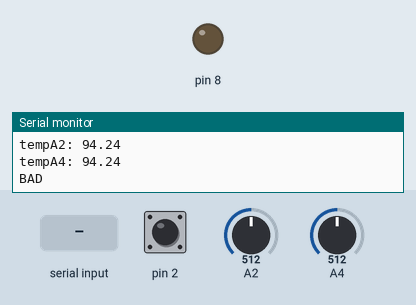
Simulated run of this sketch. Board: Arduino Uno, built with avr-gcc and run on an emulated ATmega328P. Shown: output pins drawn as LEDs (lit = HIGH), the last lines printed to the serial monitor. Inputs (shaded band) come from the test bench; at power-on: pin 2 HIGH, A2 = 512, A4 = 512.

Above: at 1.2 s.
1.3 s: "@" received over Serial
At 1.8 s:
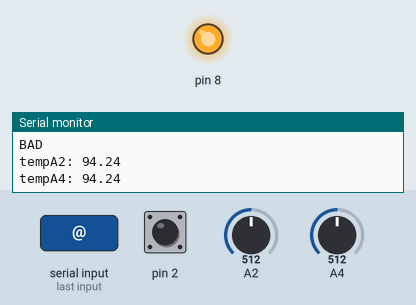
Timing chart, 0 to 4.3 s (numbered marks = the images above; inputs shaded):
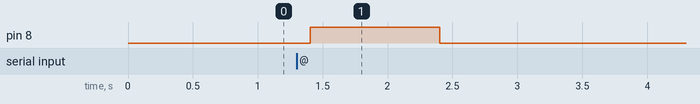

Measured:
- after the input at 1.3 s, pin 8: LOW → HIGH after 0.10 s, → LOW 1.0 s later

The sketch:

przetwornikadc_jan26a.ino
```cpp
int odczytanaWartosc = 0;//Odczytana wartość z ADC
float napiecie = 0;//Wartość przeliczona na napięcie w V
float temperatura_przeskalowana = 0; //Wartość przeliczona z napiecia na temp

int odczytanaWartosc2 = 0;//Odczytana wartość z ADC
float napiecie2 = 0;//Wartość przeliczona na napięcie w V
float temperatura_przeskalowana2 = 0; //Wartość przeliczona z napiecia na temp

char malpa;

void setup() {
  pinMode(2, INPUT_PULLUP);
  pinMode(4, INPUT_PULLUP);
  pinMode(8, OUTPUT);
  digitalWrite(8, LOW); //Pomarańczowa
  Serial.begin(9600);//Uruchomienie komunikacji przez USART
}

void loop() {


while(Serial.available() > 0)
{
  malpa = Serial.read();

    if(malpa=='@')
    {
      digitalWrite(8, HIGH); //Pomarańczowa
      delay(1000);
    }
    else
      digitalWrite(8, LOW);
}
     digitalWrite(8, LOW);


  odczytanaWartosc = analogRead(A2);//Odczytujemy wartość napięcia
  napiecie = odczytanaWartosc * (5.0/1024.0); //Przeliczenie wartości na napięcie
  temperatura_przeskalowana = napiecie * (450.0/4.425) - 160;


  odczytanaWartosc2 = analogRead(A4);//Odczytujemy wartość napięcia
  napiecie2 = odczytanaWartosc2 * (5.0/1024.0); //Przeliczenie wartości na napięcie
  temperatura_przeskalowana2 = napiecie2 * (450.0/4.425) - 160;

if(digitalRead(2) == LOW && digitalRead(4) == LOW)
{
  delay(100);
  if(digitalRead(2) == LOW && digitalRead(4) == LOW)
  {
    Serial.println("OK");//Wysyłamy zmierzone napięcie
    delay(500);
  }
  else
  {
    Serial.println("BAD");//Wysyłamy zmierzone napięcie
    delay(500);
  }
}
else
{
  Serial.println("BAD");//Wysyłamy zmierzone napięcie
  delay(500);
}


// Serial.println(odczytanaWartosc);//Wysyłamy zmierzone napięcie
// Serial.println(napiecie);//Wysyłamy zmierzone napięcie
 Serial.print("tempA2: ");
 Serial.println(temperatura_przeskalowana);//Wysyłamy zmierzone napięcie
 delay(100);
 Serial.print("tempA4: ");
 Serial.println(temperatura_przeskalowana2);//Wysyłamy zmierzone napięcie
 delay(100);//Czekamy, aby wygodniej odczytywać wyniki
}
```
